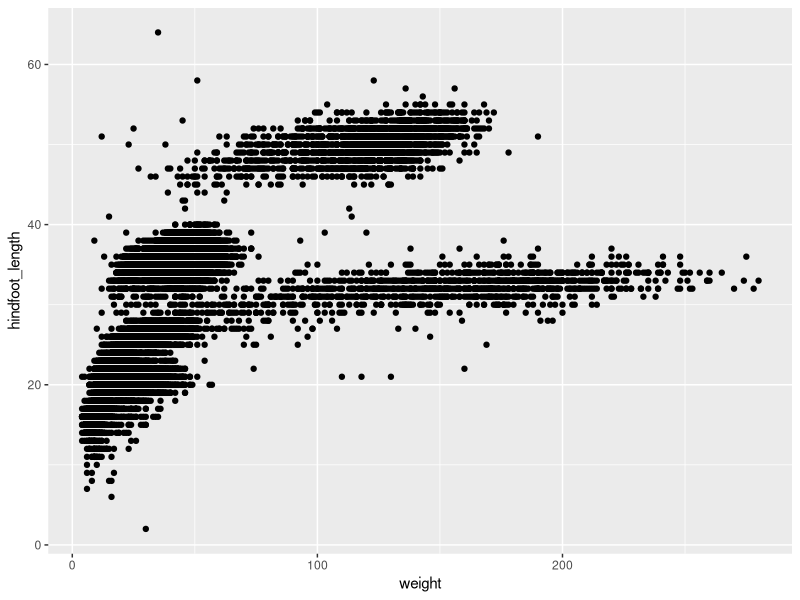
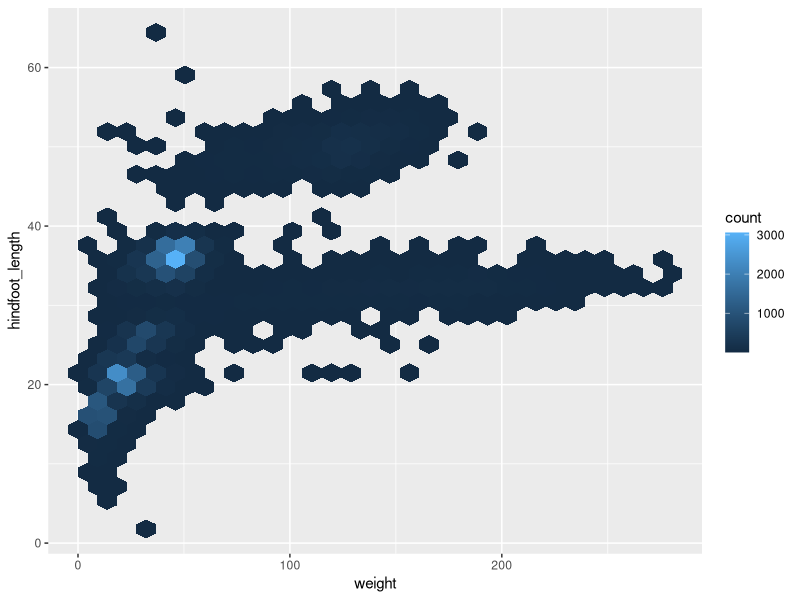
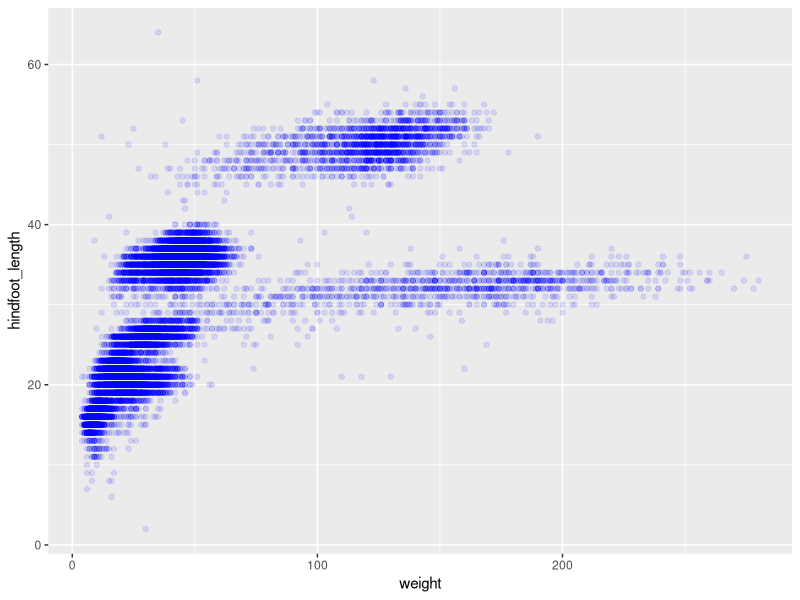
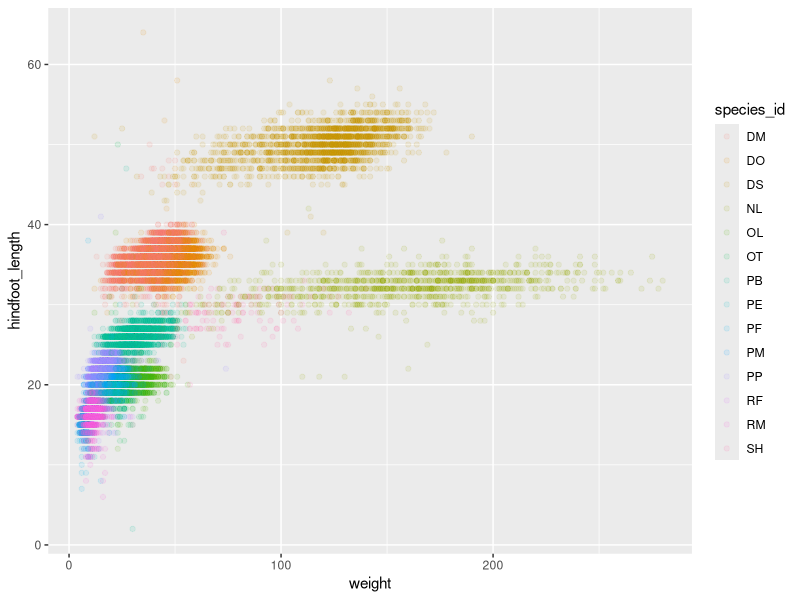
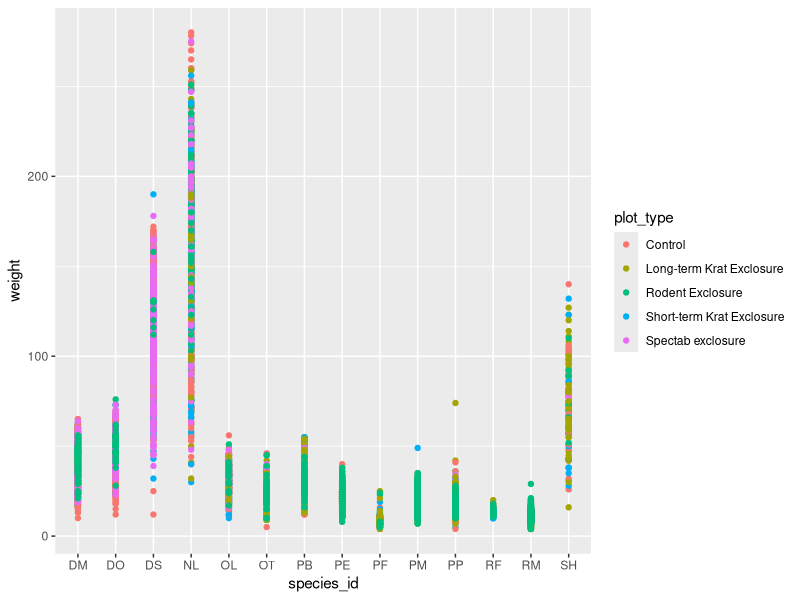
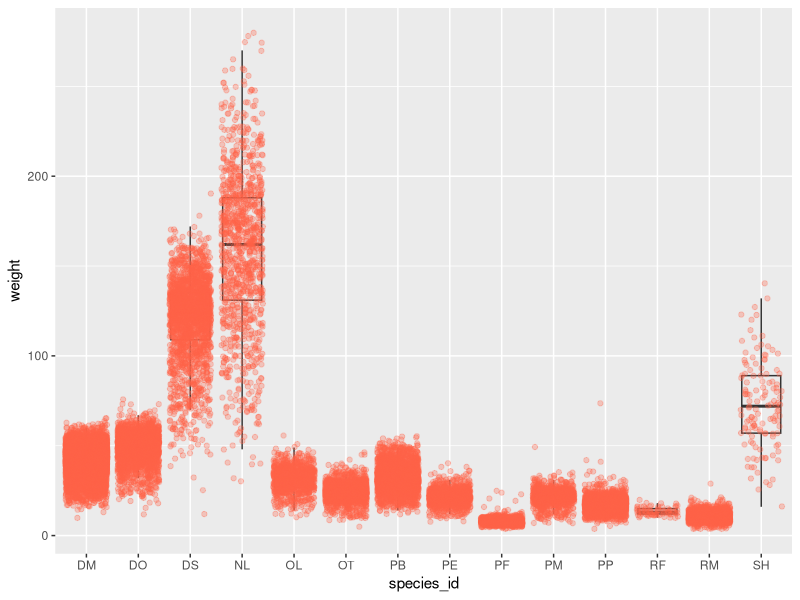
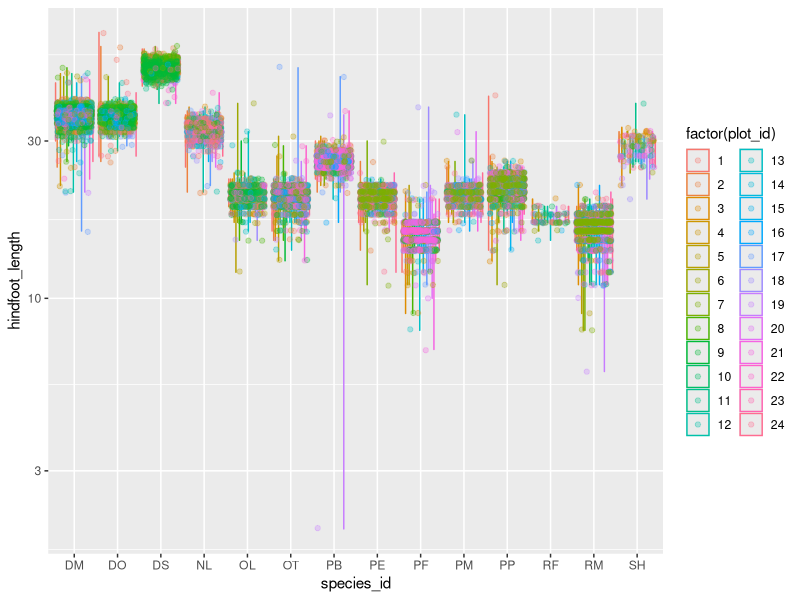
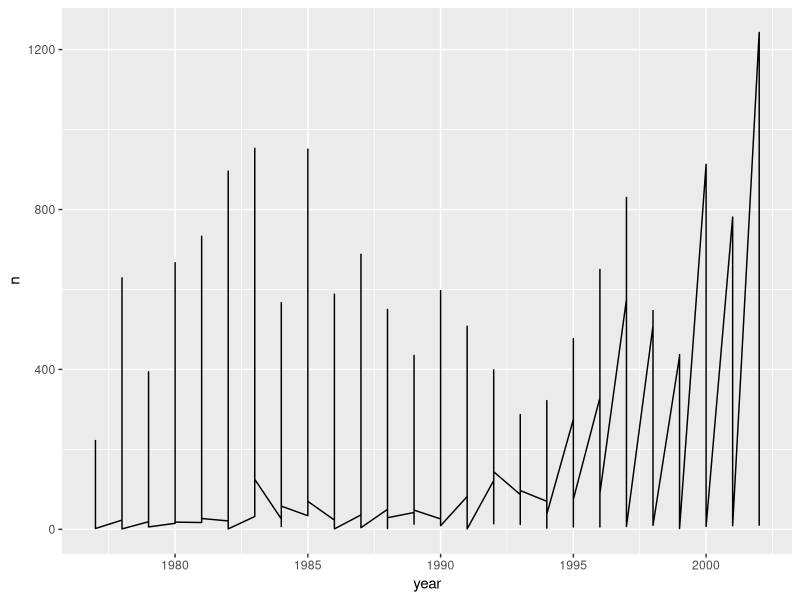

The R script that drew these images, in order:
## ---- chunk 1
knitr::opts_chunk$set(echo = TRUE)
knitr::opts_chunk$set(warning = FALSE)
## ---- chunk 2
library("tidyverse")
setwd("~/Andrew UMass Amherst Undergrad/Andrew Year 4 UMass/Fall 2020/Bio 597GE Genomics/genomics-course")
surveys_complete <- read_csv("data/surveys_complete.csv")
## ---- chunk 3
ggplot(data = surveys_complete, aes(x = weight, y = hindfoot_length)) +
  geom_point()

## Or we could assign the plot by doing this...
surveys_plot <- ggplot(data = surveys_complete, 
                      mapping = aes(x = weight, y = hindfoot_length))
## Then graph the plot like this
#surveys_plot + 
#    geom_point()
## ---- chunk 4
library("hexbin")
surveys_plot +
 geom_hex()

## ---- chunk 5
#Aplha adds transparency, color can hange the color
ggplot(data = surveys_complete, mapping = aes(x = weight, y = hindfoot_length)) +
    geom_point(alpha = 0.1, color = "blue")

#Can even use other variables in the graph
ggplot(data = surveys_complete, mapping = aes(x = weight, y = hindfoot_length)) +
    geom_point(alpha = 0.1, aes(color = species_id))

#Or use a boxplot
ggplot(data = surveys_complete, 
       mapping = aes(x = species_id, y = weight)) +
   geom_point(aes(color = plot_type))
## ---- chunk 6
#Jitter prevents points from overlapping
ggplot(data = surveys_complete, mapping = aes(x = species_id, y = weight)) +
    geom_boxplot(alpha = 0) +
    geom_jitter(alpha = 0.3, color = "tomato")

## ---- chunk 7
# With some added bits to make it look even better!
ggplot(data = surveys_complete, mapping = aes(x = species_id, y = hindfoot_length)) +
  aes(color = factor(plot_id)) +
  geom_violin(alpha = 0) +
  geom_jitter(alpha = 0.3) +
  scale_y_log10()
## ---- chunk 8
yearly_counts <- surveys_complete %>%
  count(year, genus)

ggplot(data = yearly_counts, aes(x = year, y = n)) +
     geom_line()

ggplot(data = yearly_counts, aes(x = year, y = n, group = genus)) +
    geom_line()

#Gives labels to the plot data points
ggplot(data = yearly_counts, aes(x = year, y = n, color = genus)) +
    geom_line()

yearly_counts %>% 
    ggplot(mapping = aes(x = year, y = n, color = genus)) +
    geom_line()

yearly_counts_graph <- surveys_complete %>%
    count(year, genus) %>% 
    ggplot(mapping = aes(x = year, y = n, color = genus)) +
    geom_line()

yearly_counts_graph

## ---- chunk 9
ggplot(data = yearly_counts, aes(x = year, y = n)) +
    geom_line() +
    facet_wrap(facets = vars(genus))

yearly_sex_counts <- surveys_complete %>%
                      count(year, genus, sex)

ggplot(data = yearly_sex_counts, mapping = aes(x = year, y = n, color = sex)) +
  geom_line() +
  facet_wrap(facets =  vars(genus))

#Facet by sex and genus
ggplot(data = yearly_sex_counts, 
       mapping = aes(x = year, y = n, color = sex)) +
  geom_line() +
  facet_grid(rows = vars(sex), cols =  vars(genus))

# One column, facet by rows
ggplot(data = yearly_sex_counts, 
       mapping = aes(x = year, y = n, color = sex)) +
  geom_line() +
  facet_grid(rows = vars(genus))

# One row, facet by column
ggplot(data = yearly_sex_counts, 
       mapping = aes(x = year, y = n, color = sex)) +
  geom_line() +
  facet_grid(cols = vars(genus))

## ---- chunk 10
ggplot(data = yearly_sex_counts, 
        mapping = aes(x = year, y = n, color = sex)) +
     geom_line() +
     facet_wrap(vars(genus)) +
     theme_bw()

yearly_weight <- surveys_complete %>%
                group_by(year, species_id) %>%
                 summarize(avg_weight = mean(weight))

ggplot(data = yearly_weight, mapping = aes(x=year, y=avg_weight)) +
   geom_line() +
   facet_wrap(vars(species_id)) +
   theme_bw()

#Even better graph!
ggplot(data = yearly_sex_counts, aes(x = year, y = n, color = sex)) +
    geom_line() +
    facet_wrap(vars(genus)) +
    labs(title = "Observed genera through time",
         x = "Year of observation",
         y = "Number of individuals") +
    theme_bw()

#MUCH more customization, which is great
ggplot(data = yearly_sex_counts, mapping = aes(x = year, y = n, color = sex)) +
    geom_line() +
    facet_wrap(vars(genus)) +
    labs(title = "Observed genera through time",
        x = "Year of observation",
        y = "Number of individuals") +
    theme_bw() +
    theme(text=element_text(size = 16))
## ---- chunk 11
ggplot(data = yearly_sex_counts, mapping = aes(x = year, y = n, color = sex)) +
    geom_line() +
    facet_wrap(vars(genus)) +
    labs(title = "Observed genera through time",
        x = "Year of observation",
        y = "Number of individuals") +
    theme_bw() +
    theme(axis.text.x = element_text(colour = "grey20", size = 12, angle = 90, hjust = 0.5, vjust = 0.5),
                        axis.text.y = element_text(colour = "grey20", size = 12),
                        strip.text = element_text(face = "italic"),
                        text = element_text(size = 16))

#You can even save themes for later use too!
grey_theme <- theme(axis.text.x = element_text(colour="grey20", size = 12, 
                                               angle = 90, hjust = 0.5, 
                                               vjust = 0.5),
                    axis.text.y = element_text(colour = "grey20", size = 12),
                    text=element_text(size = 16))

ggplot(surveys_complete, aes(x = species_id, y = hindfoot_length)) +
    geom_boxplot() +
    grey_theme
## ---- chunk 12
ggplot(surveys_complete, aes(x = species_id, y = hindfoot_length)) +
    geom_boxplot(aes(color = species_id, )) +
    labs(title = "Hindfoot Length of Species",
        x = "Species ID",
        y = "Hindfoot Length") +
    theme(axis.text.x = element_text(colour = "grey20",
                                     size = 10,
                                     angle = 90,
                                     hjust = 0.5,
                                     vjust = 0.5),
          legend.position = "none",
          axis.text.y = element_text(colour = "grey20", size = 10),
          strip.text = element_text(face = "italic"),
          text = element_text(size = 15),
          panel.background = element_rect(fill = "light green", colour = "dark green", size = 2, linetype = "solid"),
          panel.grid.major = element_line(size = 0.5, linetype = 'solid', colour = "white"), panel.grid.minor = element_line(size = 0.25, linetype = 'solid', colour = "white"))
## ---- chunk 13
library(gridExtra)

spp_weight_boxplot <- ggplot(data = surveys_complete, 
                             aes(x = species_id, y = weight)) +
  geom_boxplot() +
  labs(x = "Species", 
       y = expression(log[10](Weight))) +
  scale_y_log10() + 
  labs()

spp_count_plot <- ggplot(data = yearly_counts, 
                         aes(x = year, y = n, color = genus)) +
  geom_line() + 
  labs(x = "Year", y = "Abundance")

grid.arrange(spp_weight_boxplot, spp_count_plot, ncol = 2, widths = c(4, 6))

#Exporting Plots
my_plot <- ggplot(data = yearly_sex_counts, 
                  aes(x = year, y = n, color = sex)) +
    geom_line() +
    facet_wrap(vars(genus)) +
    labs(title = "Observed genera through time",
        x = "Year of observation",
        y = "Number of individuals") +
    theme_bw() +
    theme(axis.text.x = element_text(colour = "grey20", size = 12, angle = 90,
                                     hjust = 0.5, vjust = 0.5),
          axis.text.y = element_text(colour = "grey20", size = 12),
          text = element_text(size = 16))

#ggsave("name_of_file.png", my_plot, width = 15, height = 10)

## This also works for grid.arrange() plots
combo_plot <- grid.arrange(spp_weight_boxplot, spp_count_plot, ncol = 2, 
                           widths = c(4, 6))
#ggsave("combo_plot_abun_weight.png", combo_plot, width = 10, dpi = 300)
